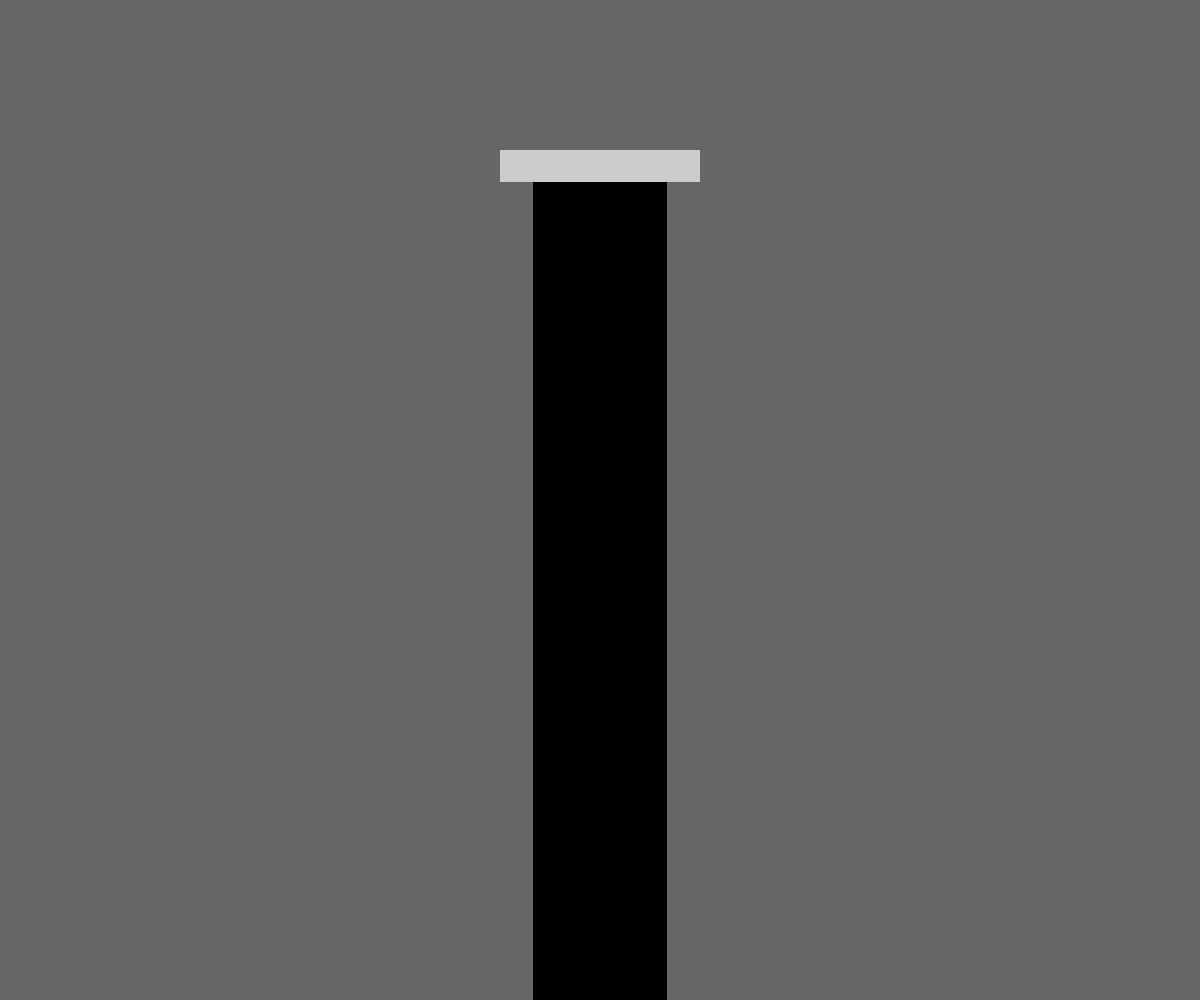
Frame 1 (no input)
Frame 60 (no input): identical to frame 1, image omitted
Frame 120 (the mouse pressed at the canvas centre since frame 60): identical to frame 1, image omitted

The p5.js sketch that drew this single still picture (run headless with seeded random() and noise() and a simulated clock; from frame 60 on, the mouse is pressed at the canvas centre):

// p5.js sketch
// ── sketch.js
// Spring drawing constants for top bar
let springHeight = 32,
    left,
    right,
    maxHeight = 400,
    minHeight = 50,
    over = false,
    move = false;

// Spring simulation constants
let M = 0.8,  // Mass
    K = 0.2,  // Spring constant
    D = 0.92, // Damping
    R = 150;  // Rest position

// Spring simulation variables
let ps = R,   // Position
    vs = 0.0, // Velocity
    as = 0,   // Acceleration
    f = 0;    // Force

function setup() {
  createCanvas(windowWidth, windowHeight);
  rectMode(CORNERS);
  noStroke();
  left = width / 2 - 100;
  right = width / 2 + 100;
}

function draw() {
  background(102);
  updateSpring();
  drawSpring();
}

function drawSpring() {
  // Draw base
  fill(0.2);
  let baseWidth = 0.5 * ps + -8;
  rect(width / 2 - baseWidth, ps + springHeight, width / 2 + baseWidth, height);

  // Set color and draw top bar
  if (over || move) {
    fill(255);
  } else {
    fill(204);
  }

  rect(left, ps, right, ps + springHeight);
}

function updateSpring() {
  // Update the spring position
  if ( !move ) {
    f = -K * ( ps - R ); // f=-ky
    as = f / M;          // Set the acceleration, f=ma == a=f/m
    vs = D * (vs + as);  // Set the velocity
    ps = ps + vs;        // Updated position
  }

  if (abs(vs) < 0.1) {
    vs = 0.0;
  }

  // Test if mouse if over the top bar
  if (mouseX > left && mouseX < right && mouseY > ps && mouseY < ps + springHeight) {
    over = true;
  } else {
    over = false;
  }

  // Set and constrain the position of top bar
  if (move) {
    ps = mouseY - springHeight / 2;
    ps = constrain(ps, minHeight, maxHeight);
  }
}

function mousePressed() {
  if (over) {
    move = true;
  }
}

function mouseReleased() {
  move = false;
}

function windowResized() {
  resizeCanvas(windowWidth, windowHeight);
  left = width / 2 - 100;
  right = width / 2 + 100;
}
// ── style.css
body {
margin:0;
padding:0;
overflow: hidden;
}
canvas {
margin:auto;
}
